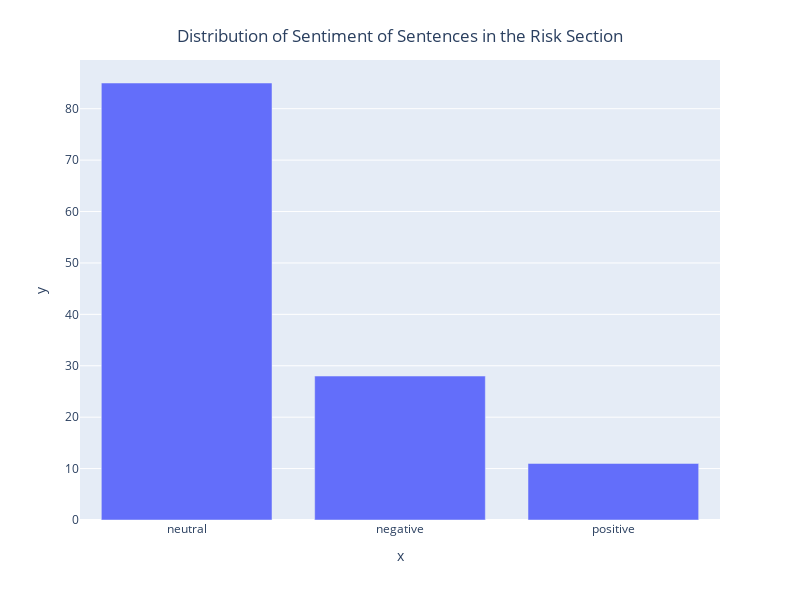

The notebook cell this image was saved under:
### Code cell
count = df.prediction.value_counts()
fig = px.bar(x=count.index, y=count.values, width=800, height=600)
fig.update_layout(
    title={
        'text': 'Distribution of Sentiment of Sentences in the Risk Section',
        'y':0.95,
        'x':0.5,
        'xanchor': 'center',
        'yanchor': 'top'
    }
)
fig.show()

### Figure 1 — Plotly figure (JSON) as saved in the notebook; plotly's stock layout.template omitted (floating-point values rounded to 4 significant figures)
{"data": [{"alignmentgroup": "True", "hovertemplate": "x=%{x}<br>y=%{y}<extra></extra>", "legendgroup": "", "marker": {"color": "#636efa"}, "name": "", "offsetgroup": "", "orientation": "v", "showlegend": false, "textposition": "auto", "type": "bar", "x": ["neutral", "negative", "positive"], "xaxis": "x", "y": [85, 28, 11], "yaxis": "y"}], "layout": {"barmode": "relative", "height": 600, "legend": {"tracegroupgap": 0}, "margin": {"t": 60}, "title": {"text": "Distribution of Sentiment of Sentences in the Risk Section", "x": 0.5, "xanchor": "center", "y": 0.95, "yanchor": "top"}, "width": 800, "xaxis": {"anchor": "y", "autorange": true, "domain": [0, 1], "range": [-0.5, 2.5], "title": {"text": "x"}, "type": "category"}, "yaxis": {"anchor": "x", "autorange": true, "domain": [0, 1], "range": [0, 89.47], "title": {"text": "y"}, "type": "linear"}}}
